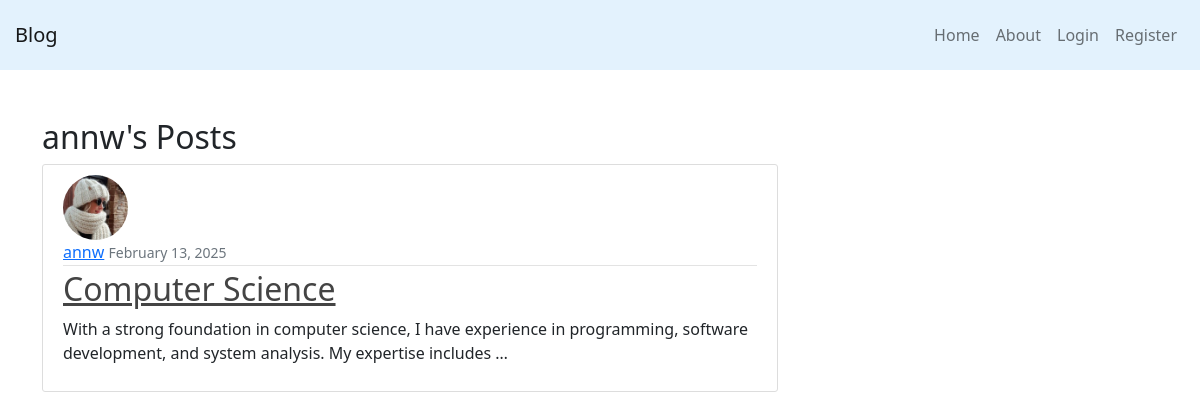
/post/user/17/, run on an earlier commit of the app's database.
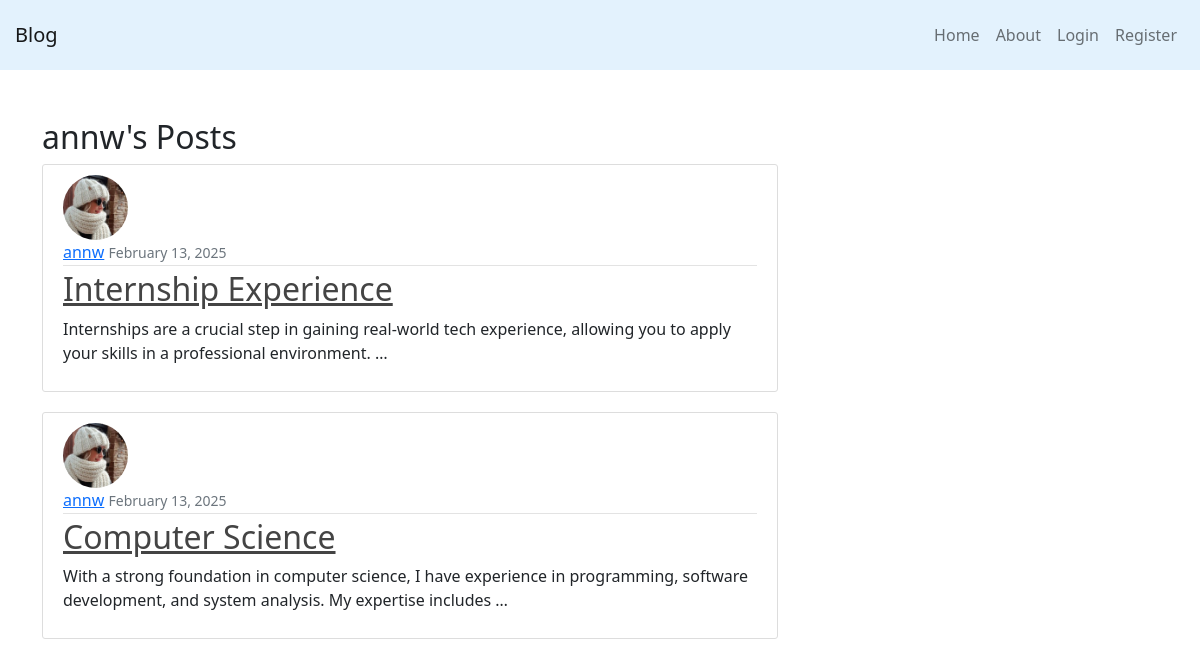
And on a later commit of the database.
### blog_app/models.py (models this page shows, shortened)
class Post(models.Model):
    title = models.CharField(max_length=255)
    content = models.TextField()
    excerpt = models.TextField()
    date_created = models.DateTimeField(default=timezone.now)
    author = models.ForeignKey(User, on_delete=models.CASCADE)

### users/models.py (models this page shows, shortened)
class UserProfile(models.Model):
    user = models.OneToOneField(User, on_delete=models.CASCADE, related_name="profile")
    profile_pic = models.ImageField(upload_to="profile_pics", default="profile_pics/default.jpeg")

### blog_app/views.py (the view)
# urls.py: path("post/user/<int:user_id>/", user_posts, name="user-post"),  # ✅ Fixed function name
def user_posts(request, user_id):
    user = get_object_or_404(User, pk=user_id)  # ✅ Use pk for consistency
    user_posts = Post.objects.filter(author=user).order_by("-date_created")
    return render(request, "blog_app/user_post.html", {"posts": user_posts, "author": user})  # ✅ Correct data passed

### blog_app/templates/blog_app/user_post.html
{% extends "blog_app/base.html" %}
{% load static %}
{% block content %}
  {% if author %}
    {% if request.user == author %}
      <h2>My Posts</h2>
    {% else %}
      <h2>{{ author.username }}'s Posts</h2>
    {% endif %}
  {% endif %}
  {% for post in posts %}
  <article class="media content-section">
      {% if post.author.profile and post.author.profile.profile_pic %}
        <img class="rounded-circle article-img" src="{{ post.author.profile.profile_pic.url }}" alt="{{ post.author.username }}">
      {% else %}
        <img class="rounded-circle article-img" src="{% static 'images/default_profile.jpg' %}" alt="Default Profile">
      {% endif %}
      <div class="media-body">
        <div class="article-metadata">
          <a class="mr-2" href="{% url 'user-post' post.author.id %}">{{ post.author.username }}</a>
          <small class="text-muted">{{ post.date_created|date:"F d, Y" }}</small>
        </div>
        <h2><a class="article-title" href="{% url 'post-detail' post.id %}">{{ post.title }}</a></h2>
        <p>{{ post.excerpt|default:post.content|truncatewords:20 }}</p>
      </div>
  </article>
  {% empty %}
    <p>No posts found.</p>
  {% endfor %}
{% endblock %}

What changed in the data, as far as the page shows it:
added Post: author.profile.profile_pic (picture), author.username "annw", date_created "February 13, 2025", title "Internship Experience", excerpt "Internships are a crucial step in gaining real-world tech experience, allowing you to apply your skills in a professional environment. …"
